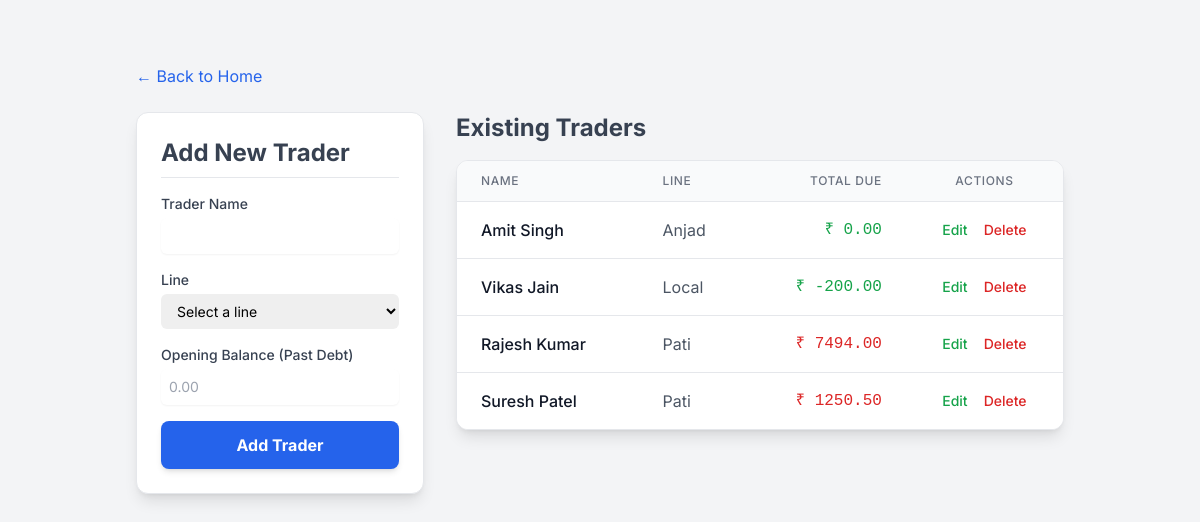
The app's page /manage_traders, older data.
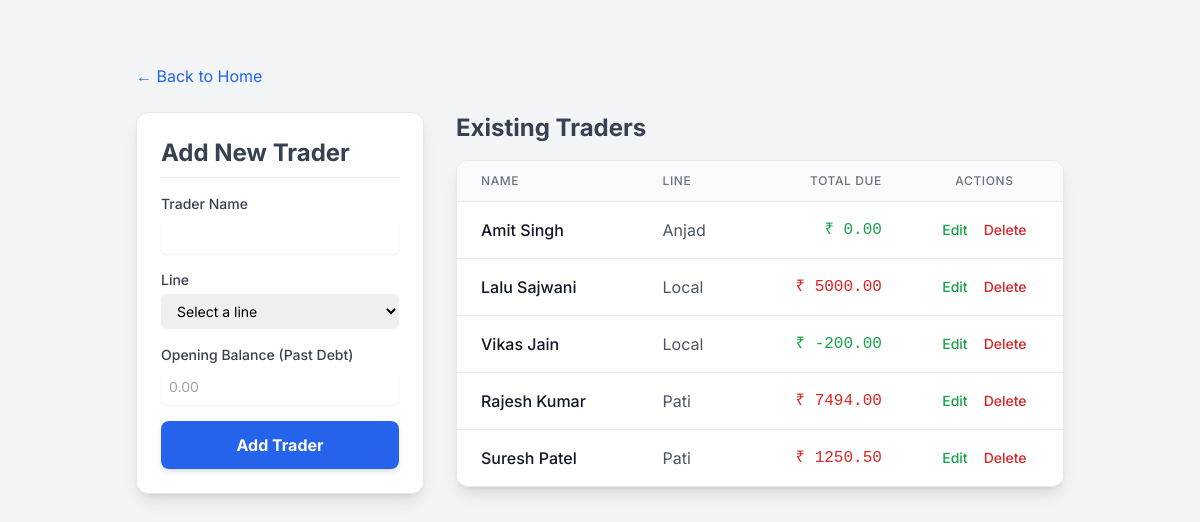
The same page, newer data.
### tables this page shows
CREATE TABLE traders (
    id INTEGER PRIMARY KEY AUTOINCREMENT,
    name TEXT NOT NULL,
    line TEXT NOT NULL,
    total_debt REAL NOT NULL DEFAULT 0.0
);

### app.py (the view)
@app.route('/manage_traders')
def manage_traders():
    db = get_db()
    all_traders = db.execute('SELECT * FROM traders ORDER BY line, name').fetchall()
    return render_template('manage_traders.html', traders=all_traders, lines=lines)

### app.py (called while the page is built)
def get_db():
    if 'db' not in g:
        g.db = sqlite3.connect(DATABASE)
        g.db.row_factory = sqlite3.Row
    return g.db

### templates/manage_traders.html (shortened to what the changed rows need)
{% extends "layout.html" %}
{% block content %}
<div class="container mx-auto p-4 sm:p-6 lg:p-8">
    <div class="grid grid-cols-1 md:grid-cols-3 gap-8">
        <div class="md:col-span-1">
            <div class="bg-white p-6 rounded-xl shadow-lg border border-gray-200">
                <h2 class="text-2xl font-bold mb-4 text-gray-700 border-b pb-2">Add New Trader</h2>
            </div>
        </div>
        <div class="md:col-span-2">
            <h2 class="text-2xl font-bold mb-4 text-gray-700">Existing Traders</h2>
            <div class="bg-white shadow-lg rounded-xl border border-gray-200 overflow-hidden">
                <table class="min-w-full divide-y divide-gray-200">
                    <thead class="bg-gray-50">
                        <tr>
                            <th class="px-6 py-3 text-left text-xs font-medium text-gray-500 uppercase tracking-wider">Name</th>
                            <th class="px-6 py-3 text-left text-xs font-medium text-gray-500 uppercase tracking-wider">Line</th>
                            <th class="px-6 py-3 text-right text-xs font-medium text-gray-500 uppercase tracking-wider">Total Due</th>
                            <th class="px-6 py-3 text-center text-xs font-medium text-gray-500 uppercase tracking-wider">Actions</th>
                        </tr>
                    </thead>
                    <tbody class="bg-white divide-y divide-gray-200">
                        {% for trader in traders %}
                        <tr>
                            <td class="px-6 py-4 whitespace-nowrap font-medium text-gray-900">{{ trader.name }}</td>
                            <td class="px-6 py-4 whitespace-nowrap text-gray-600">{{ trader.line }}</td>
                            <td class="px-6 py-4 whitespace-nowrap text-right font-mono {% if trader.total_debt > 0 %}text-red-600{% else %}text-green-600{% endif %}">
                                ₹ {{ "%.2f"|format(trader.total_debt) }}
                            </td>
                            <td class="px-6 py-4 whitespace-nowrap text-center text-sm font-medium">
                                <div class="flex items-center justify-center space-x-4">
                                    <a href="{{ url_for('edit_trader', trader_id=trader.id) }}" class="text-green-600 hover:text-green-900">Edit</a>
                                    <form action="{{ url_for('delete_trader', trader_id=trader.id) }}" method="POST" onsubmit="return confirm('Are you sure you want to delete this trader and all their records?');">
                                        <button type="submit" class="text-red-600 hover:text-red-900">Delete</button>
                                    </form>
                                </div>
                            </td>
                        </tr>
                        {% else %}
                        <tr>
                            <td colspan="4" class="text-center py-10 text-gray-500">No traders found.</td>
                        </tr>
                        {% endfor %}
                    </tbody>
                </table>
            </div>
        </div>
    </div>
</div>
{% endblock %}

Row changes from the older to the newer data that the page shows:
added traders: name "Lalu Sajwani", line "Local", total_debt "5000.00"
